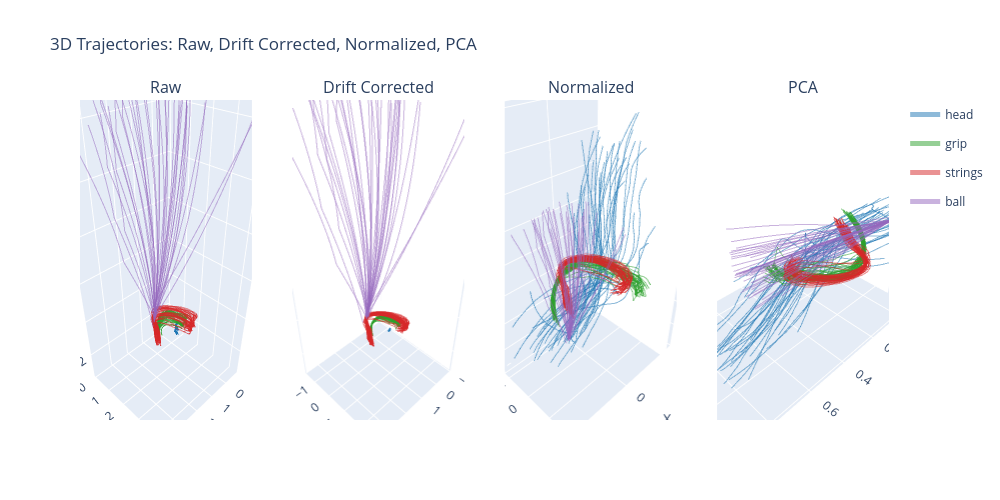

The code cell stored with this chart in its notebook:
### Code cell
# Plot 4 interactive 3D subplots for raw, drift-corrected, normalized, and PCA trajectories
dfs_versions = [
    ("Raw", dfs_trajectories_raw),
    ("Drift Corrected", dfs_trajectories_drift),
    ("Normalized", dfs_trajectories_norm),
    ("PCA", dfs_trajectories_pca),
]

fig = make_subplots(
    rows=1, cols=4,
    specs=[[{'type': 'scene'}] * 4],
    subplot_titles=[name for name, _ in dfs_versions]
)

legend_labels = set()

for idx, (name, dfs_traj_dict) in enumerate(dfs_versions):
    col = idx + 1
    for f_idx, label in enumerate(features2compare_labels):
        df_traj = dfs_traj_dict[label]

        # Plot only the first stage for clarity
        df_stage = df_traj[df_traj["stage"] == unique_stages[0]]
        for _, row_data in df_stage.iterrows():
            x = np.array(row_data["x"])
            y = np.array(row_data["y"])
            z = np.array(row_data["z"])
            show_legend = False
            
            # Only show legend for the first occurrence of each label
            if label not in legend_labels:
                show_legend = True
                legend_labels.add(label)
            fig.add_trace(
                go.Scatter3d(
                    x=x, y=y, z=z,
                    mode='lines',
                    line=dict(color=mcolors.to_hex(feature_colors[f_idx]), width=2),
                    name=label,
                    legendgroup=label,
                    showlegend=show_legend,
                    opacity=0.5
                ),
                row=1, col=col
            )

    fig.update_scenes(
        xaxis_title="X", yaxis_title="Y", zaxis_title="Z",
        aspectmode="auto"
    )

fig.update_layout(
    height=500, width=1000,
    title_text="3D Trajectories: Raw, Drift Corrected, Normalized, PCA",
    legend=dict(itemsizing='constant')
)

fig.show()
